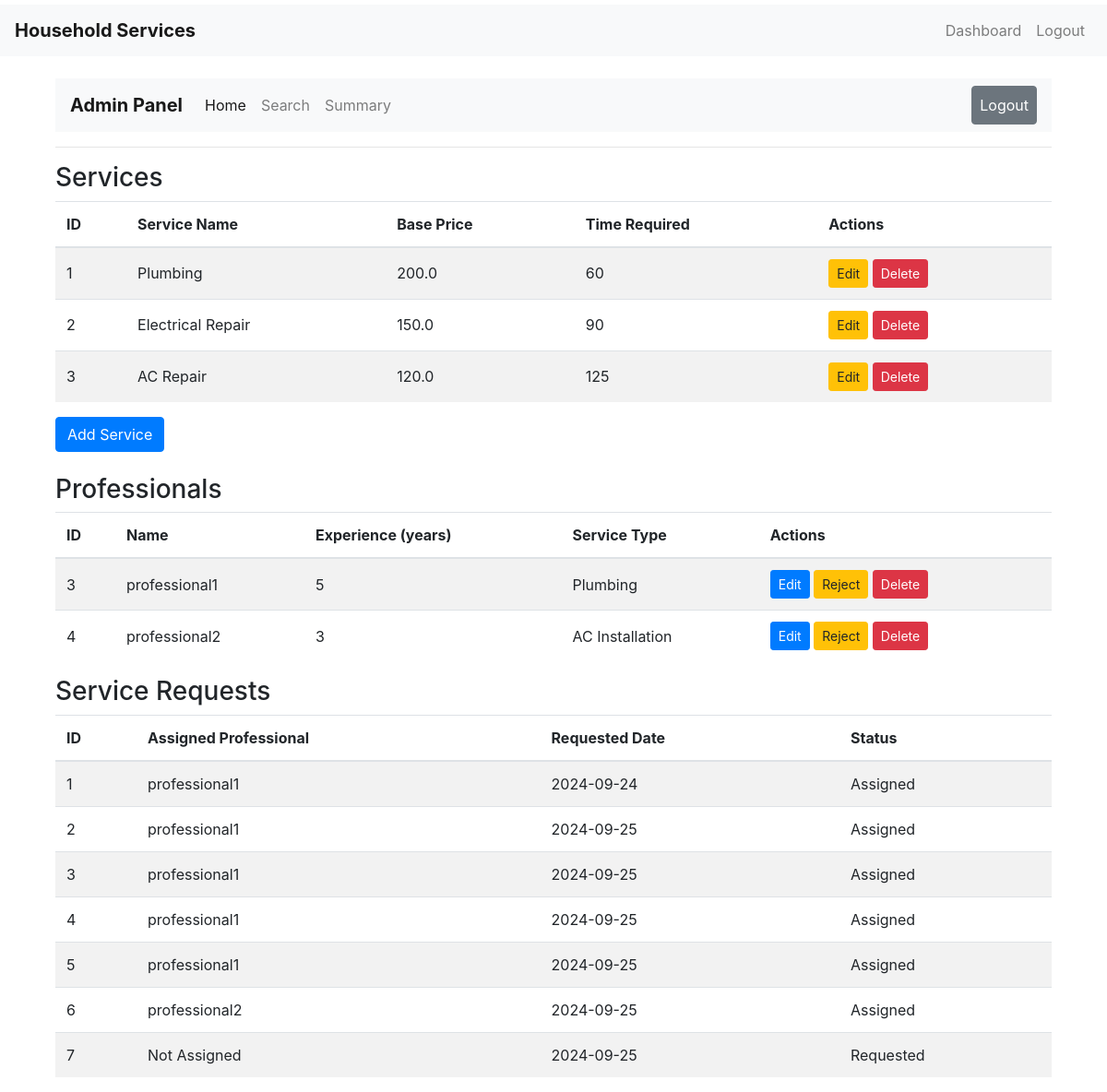
The app's page /admin/dashboard (signed in), older data.
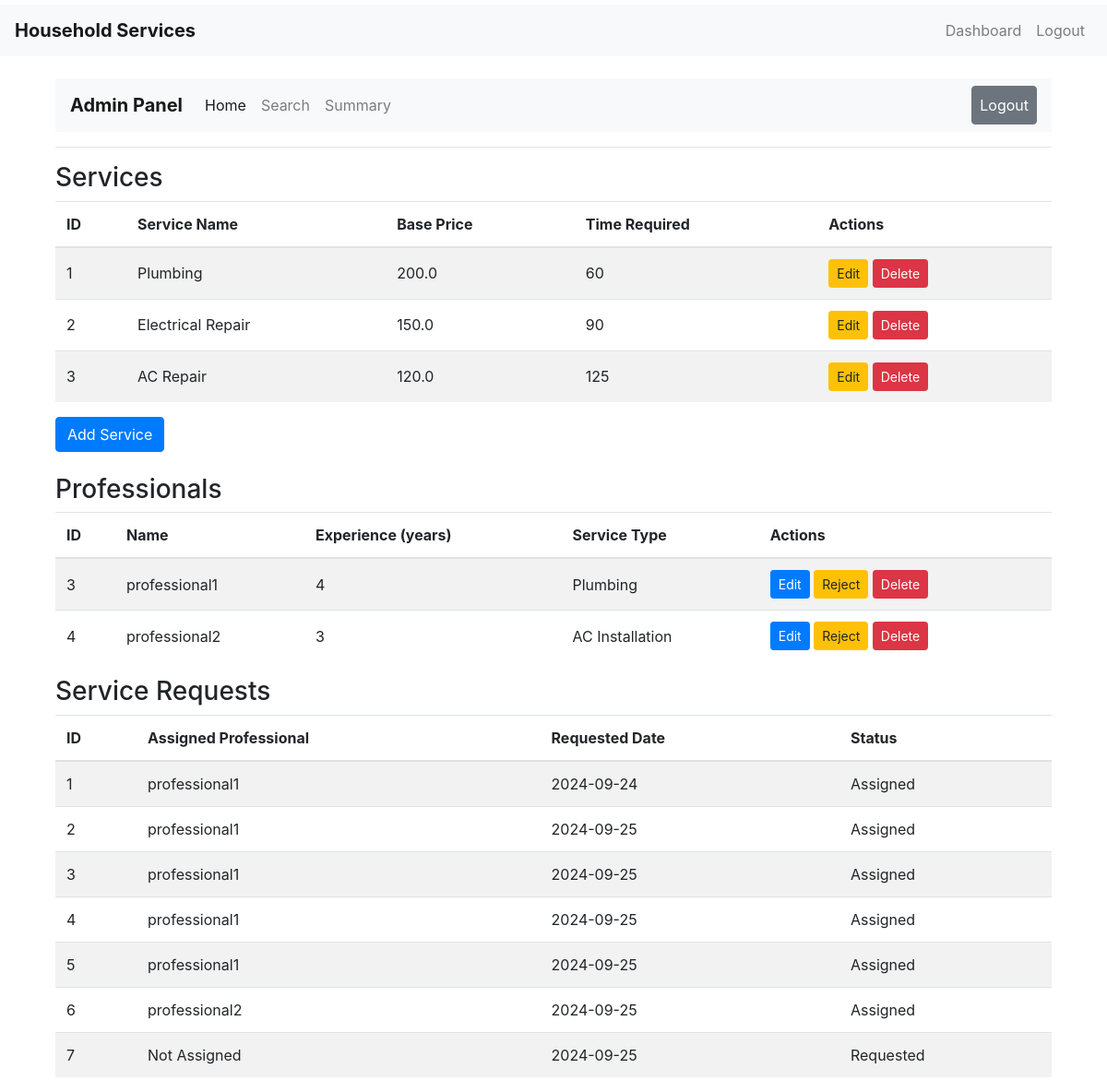
The same page, newer data.
### models.py (models this page shows, shortened)
class Service(db.Model):
    __tablename__ = 'services'
    id = db.Column(db.Integer, nullable =False, primary_key=True)
    name = db.Column(db.String(100), nullable=False)
    base_price = db.Column(db.Float, nullable=False)
    time_required = db.Column(db.Integer, nullable=False)  # in minutes
    description = db.Column(db.Text)

class User(UserMixin, db.Model):
    __tablename__ = 'users'
    id = db.Column(db.Integer, primary_key=True)
    username = db.Column(db.String(100), unique=True, nullable=False)
    password = db.Column(db.String(128), nullable=False)
    role = db.Column(db.String(20), nullable=False)
    is_active = db.Column(db.Boolean, default=True)
    date_created = db.Column(db.DateTime, default=datetime.utcnow)
    is_approved = db.Column(db.Boolean, default=False)
    service_type = db.Column(db.String(100))
    experience = db.Column(db.Integer)
    customer_service_requests = db.relationship('ServiceRequest', backref='customer', foreign_keys='ServiceRequest.customer_id', lazy='dynamic')
    professional_service_requests = db.relationship('ServiceRequest', backref='professional', foreign_keys='ServiceRequest.professional_id', lazy='dynamic')

class ServiceRequest(db.Model):
    __tablename__ = 'service_requests'
    id = db.Column(db.Integer, primary_key=True)
    service_id = db.Column(db.Integer, db.ForeignKey('services.id'), nullable=False)
    customer_id = db.Column(db.Integer, db.ForeignKey('users.id'), nullable=False)
    professional_id = db.Column(db.Integer, db.ForeignKey('users.id'))
    service_status = db.Column(db.String(20), nullable=False, default='requested')
    service = db.relationship('Service', backref='service_requests')
    date_of_request = db.Column(db.DateTime, default=datetime.utcnow)
    date_of_completion = db.Column(db.DateTime)
    remarks = db.Column(db.Text)

### routes.py (the view)
@app.route('/admin/dashboard')
@login_required
def admin_dashboard():
    if current_user.role != 'admin':
        flash('Access denied.')
        return redirect(url_for('index'))
    services = Service.query.all()
    professionals = User.query.filter_by(role='professional').all()
    service_requests = ServiceRequest.query.all()
    return render_template('admin_dashboard.html', services=services, professionals=professionals, service_requests=service_requests)

### app.py (called while the page is built)
@login_manager.user_loader
def load_user(user_id):
    return User.query.get(int(user_id))

### templates/admin_dashboard.html (shortened to what this page needs)
{% extends 'base.html' %}
{% block content %}
<div class="container mt-4">
    <nav class="navbar navbar-expand-lg navbar-light bg-light">
        <a class="navbar-brand" href="{{ url_for('admin_dashboard') }}">Admin Panel</a>
        <div class="collapse navbar-collapse" id="navbarNav">
            <ul class="navbar-nav">
                <li class="nav-item {% if request.endpoint == 'admin_dashboard' %}active{% endif %}">
                    <a class="nav-link" href="{{ url_for('admin_dashboard') }}">Home</a>
                </li>
                <li class="nav-item {% if request.endpoint == 'admin_search' %}active{% endif %}">
                    <a class="nav-link" href="{{ url_for('admin_search') }}">Search</a>
                </li>
                <li class="nav-item">
                    <a class="nav-link" href="{{ url_for('admin_summary') }}">Summary</a>
                </li>
            </ul>
            <ul class="navbar-nav ml-auto">
                <li class="nav-item">
                    <a class="nav-link btn btn-secondary text-white" href="{{ url_for('logout') }}">Logout</a>
                </li>
            </ul>
        </div>
    </nav>
    <hr>
    <h3>Services</h3>
    <table class="table table-striped">
        <thead>
            <tr>
                <th>ID</th>
                <th>Service Name</th>
                <th>Base Price</th>
                <th>Time Required</th>
                <th>Actions</th>
            </tr>
        </thead>
        <tbody>
            {% for service in services %}
            <tr>
                <td>{{ service.id }}</td>
                <td>{{ service.name }}</td>
                <td>{{ service.base_price }}</td>
                <td>{{ service.time_required }}</td>
                <td>
                    <a href="{{ url_for('edit_service', service_id=service.id) }}" class="btn btn-sm btn-warning">Edit</a>
                    <form action="{{ url_for('delete_service', service_id=service.id) }}" method="POST" style="display:inline;">
                        <button type="submit" class="btn btn-sm btn-danger"
                            onclick="return confirm('Are you sure you want to delete this service?');">Delete</button>
                    </form>
                </td>
            </tr>
            {% endfor %}
        </tbody>
    </table>
    <a href="{{ url_for('create_service') }}" class="btn btn-primary mb-4">Add Service</a>
    <h3>Professionals</h3>
    <table class="table table-striped">
        <thead>
            <tr>
                <th>ID</th>
                <th>Name</th>
                <th>Experience (years)</th>
                <th>Service Type</th>
                <th>Actions</th>
            </tr>
        </thead>
        <tbody>
            {% for professional in professionals %}
            <tr>
                <td>{{ professional.id }}</td>
                <td>{{ professional.username }}</td>
                <td>{{ professional.experience }}</td>
                <td>{{ professional.service_type }}</td>
                <td>
                    <a href="{{ url_for('edit_user', user_id=professional.id) }}" class="btn btn-sm btn-primary">Edit</a>
                    {% if professional.is_approved %}
                    <form action="{{ url_for('reject_professional', professional_id=professional.id) }}" method="POST" style="display:inline;">
                        <button type="submit" class="btn btn-sm btn-warning">Reject</button>
                    </form>
                    {% else %}
                    <form action="{{ url_for('approve_professional', professional_id=professional.id) }}" method="POST" style="display:inline;">
                        <button type="submit" class="btn btn-sm btn-success">Approve</button>
                    </form>
                    {% endif %}
                    <form action="{{ url_for('delete_professional', professional_id=professional.id) }}" method="POST" style="display:inline;">
                        <button type="submit" class="btn btn-sm btn-danger"
                            onclick="return confirm('Are you sure you want to delete this professional?');">Delete</button>
                    </form>
                </td>
            </tr>
            {% endfor %}
        </tbody>
    </table>
    <h3>Service Requests</h3>
    <table class="table table-striped">
        <thead>
            <tr>
                <th>ID</th>
                <th>Assigned Professional</th>
                <th>Requested Date</th>
                <th>Status</th>
            </tr>
        </thead>
        <tbody>
            {% for request in service_requests %}
            <tr>
                <td>{{ request.id }}</td>
                <td>
                    {% if request.professional %}
                        {{ request.professional.username }}
                    {% else %}
                        Not Assigned
                    {% endif %}
                </td>
                <td>{{ request.date_of_request.strftime('%Y-%m-%d') }}</td>
                <td>{{ request.service_status.capitalize() }}</td>
            </tr>
            {% endfor %}
        </tbody>
    </table>
</div>
{% endblock %}

### templates/base.html (shortened to what this page needs)
<!DOCTYPE html>
<html lang="en">
<head>
    <link rel="stylesheet" href="https://stackpath.bootstrapcdn.com/bootstrap/4.5.0/css/bootstrap.min.css">
    <link rel="stylesheet" href="{{ url_for('static', filename='css/styles.css') }}">
</head>
<body>
    <nav class="navbar navbar-expand-lg navbar-light bg-light">
        <a class="navbar-brand" href="{{ url_for('index') }}">Household Services</a>
        {% if current_user.is_authenticated %}
        <div class="collapse navbar-collapse" id="navbarNav">
            <ul class="navbar-nav ml-auto">
                {% if current_user.role == 'admin' %}
                <li class="nav-item">
                    <a class="nav-link" href="{{ url_for('admin_dashboard') }}">Dashboard</a>
                </li>
                {% elif current_user.role == 'professional' %}
                <li class="nav-item">
                    <a class="nav-link" href="{{ url_for('professional_dashboard') }}">Dashboard</a>
                </li>
                {% elif current_user.role == 'customer' %}
                <li class="nav-item">
                    <a class="nav-link" href="{{ url_for('customer_dashboard') }}">Dashboard</a>
                </li>
                {% endif %}
                <li class="nav-item">
                    <a class="nav-link" href="{{ url_for('logout') }}">Logout</a>
                </li>
            </ul>
        </div>
        {% endif %}
    </nav>
    <div class="container mt-4">
        {% block content %}{% endblock %}
    </div>
</body>
</html>

### static/css/styles.css (style rules this page uses)
body { padding-top: 5px; }
.navbar-brand { font-weight: bold; }
.table th, .table td { vertical-align: middle; }

Row changes from the older to the newer data that the page shows:
changed User "professional1": experience "5" → "4"
